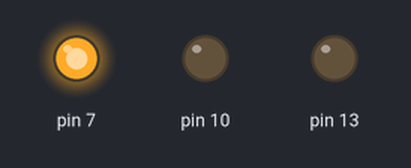
This sketch was run on a simulated Arduino Uno, built with avr-gcc and run on an emulated ATmega328P. Shown: output pins drawn as LEDs (lit = HIGH).

Above: at 0.5 s.
At 2.5 s:
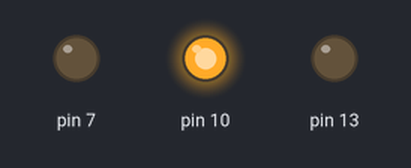
At 4.5 s:
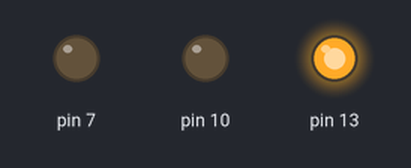
At 5.5 s:
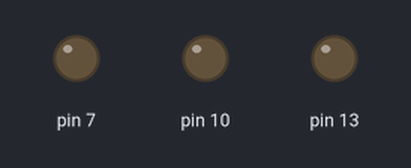
Timing chart, 0 to 7.8 s (numbered marks = the images above):
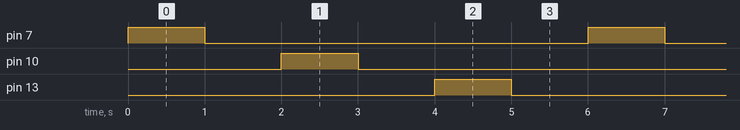

Measured:
- by itself, pin 7, pin 10, pin 13: alternates HIGH for 1.0 s and LOW for 5.0 s
- by itself, everything shown: repeats every 6.0 s, in 6 steps

The sketch:

chaser.ino
```cpp
void setup(){
  pinMode(7,OUTPUT);
  pinMode(10,OUTPUT);
  pinMode(13,OUTPUT);
}

void loop(){
  digitalWrite(7,HIGH);
  delay(1000);
  digitalWrite(7,LOW);
  delay(1000);
  digitalWrite(10,HIGH);
  delay(1000);
  digitalWrite(10,LOW);
  delay(1000);
  digitalWrite(13,HIGH);
  delay(1000);
  digitalWrite(13,LOW);
  delay(1000);
}
```
